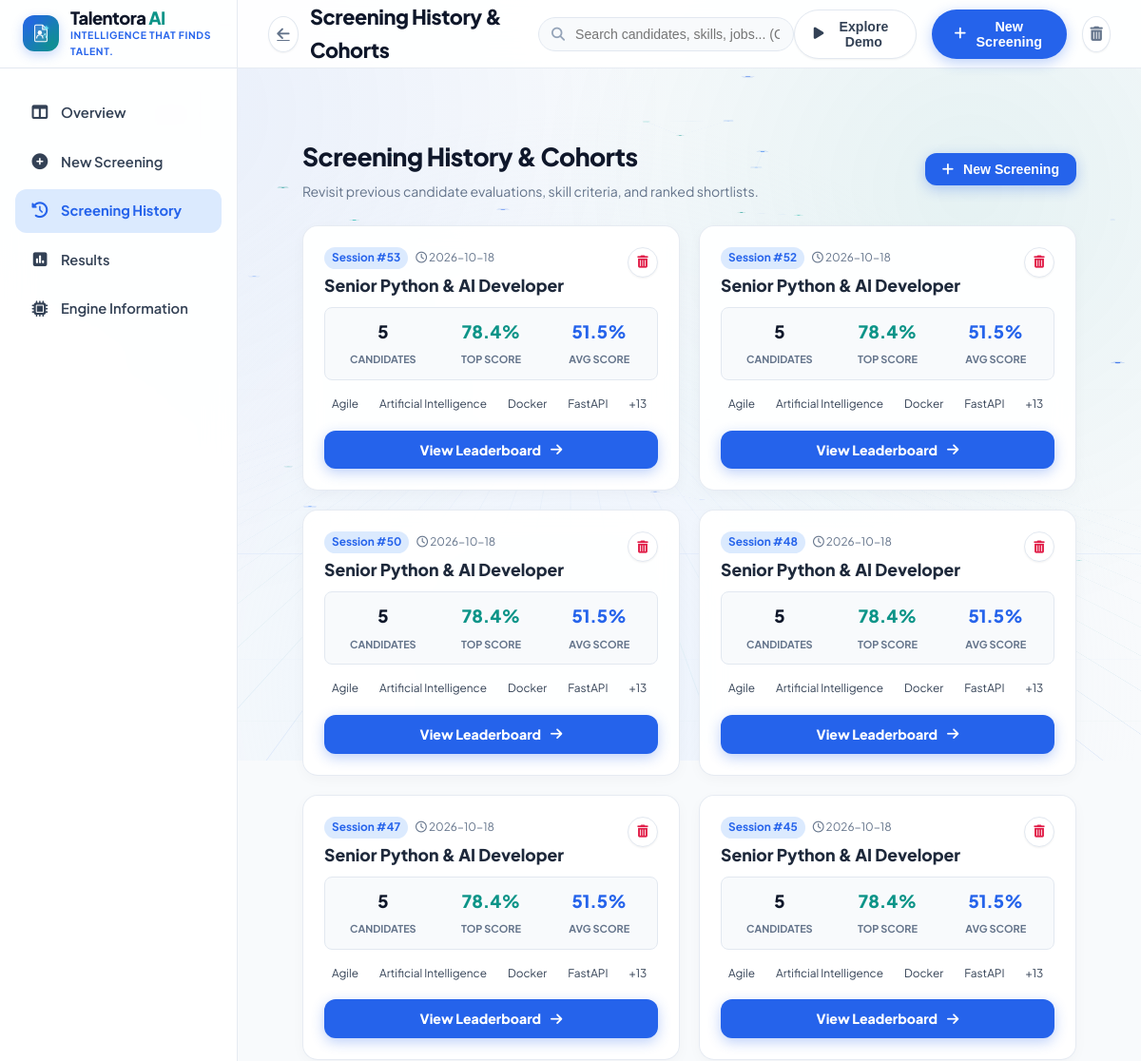
Before: /history (upper part) with the older database file.
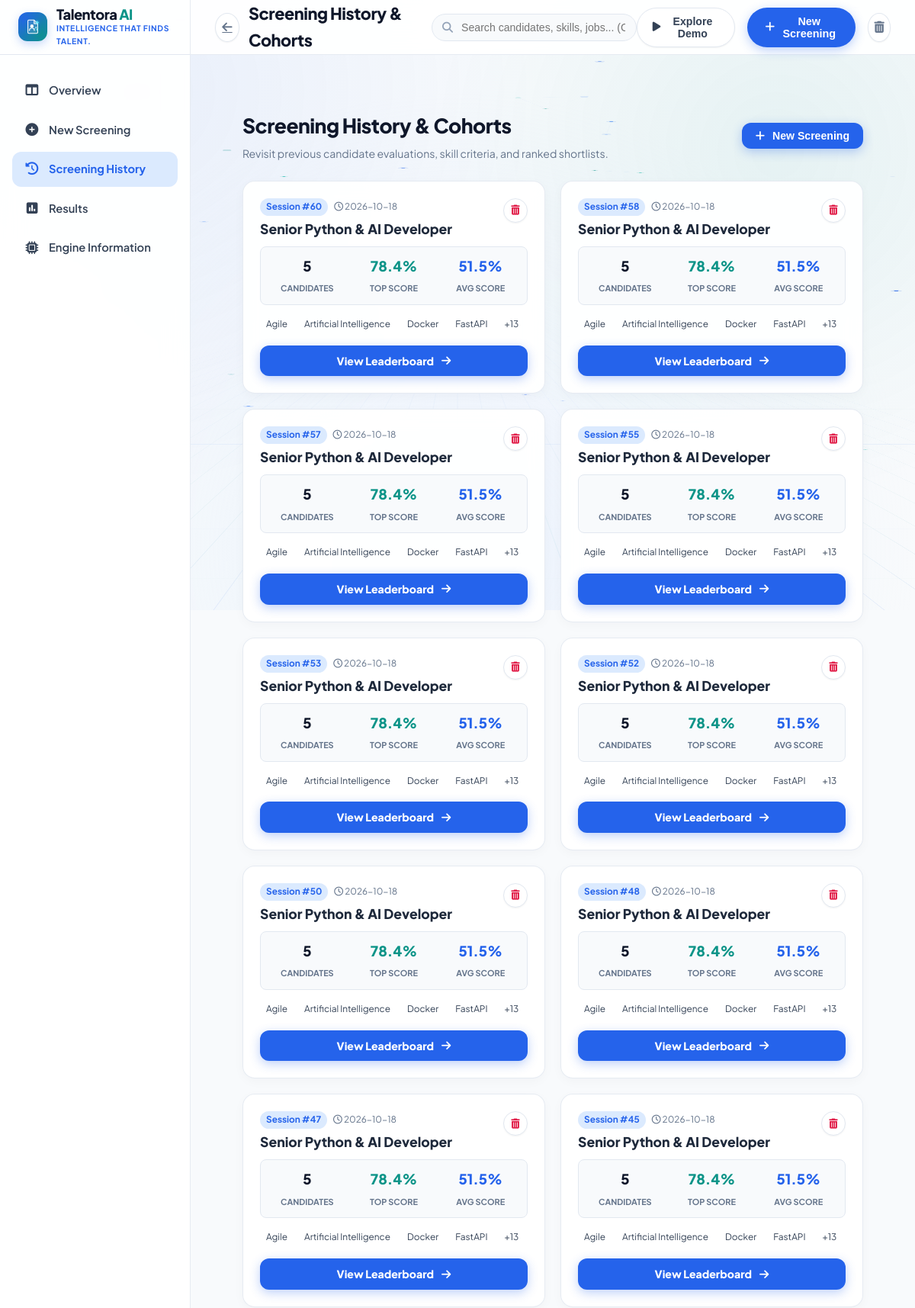
After: the same page with the newer database file.
### tables this page shows
CREATE TABLE jobs (
            id INTEGER PRIMARY KEY AUTOINCREMENT,
            job_title TEXT NOT NULL,
            job_description TEXT NOT NULL,
            required_skills TEXT,
            required_experience REAL DEFAULT 0,
            created_at TIMESTAMP DEFAULT CURRENT_TIMESTAMP
        );

### app.py (the view)
@app.route('/history')
def history():
    jobs = database.get_all_jobs()
    return render_template('history.html', jobs=jobs)

### database.py (called while the page is built)
def get_db_connection() -> sqlite3.Connection:
    os.makedirs(DB_DIR, exist_ok=True)
    conn = sqlite3.connect(DB_PATH)
    conn.row_factory = sqlite3.Row
    return conn

def get_all_jobs() -> List[Dict[str, Any]]:
    conn = get_db_connection()
    cursor = conn.cursor()
    cursor.execute("""
        SELECT j.*, COUNT(c.id) as candidate_count, MAX(c.match_score) as top_score, AVG(c.match_score) as avg_score
        FROM jobs j
        LEFT JOIN candidates c ON j.id = c.job_id
        GROUP BY j.id
        ORDER BY j.created_at DESC
    """)
    rows = cursor.fetchall()
    conn.close()
    jobs = []
    for r in rows:
        d = dict(r)
        d["required_skills"] = json.loads(d["required_skills"]) if d["required_skills"] else []
        d["avg_score"] = round(d["avg_score"], 1) if d["avg_score"] is not None else 0.0
        d["top_score"] = round(d["top_score"], 1) if d["top_score"] is not None else 0.0
        jobs.append(d)
    return jobs

### templates/history.html (shortened to what this page needs)
{% extends 'base.html' %}
{% block page_title %}Screening History &amp; Cohorts{% endblock %}
{% block content %}
<div class="history-container">
    <div style="display: flex; justify-content: space-between; align-items: center; margin-bottom: 24px; flex-wrap: wrap; gap: 16px;">
        <div>
            <h1 style="font-size: 1.65rem; font-weight: 800; color: var(--color-slate-title); letter-spacing: -0.02em; margin-bottom: 4px;">Screening History &amp; Cohorts</h1>
            <p style="font-size: 0.88rem; color: var(--color-slate-muted);">Revisit previous candidate evaluations, skill criteria, and ranked shortlists.</p>
        </div>
        <div>
            <button type="button" class="btn-primary-screen" onclick="openUploadModal()" style="padding: 9px 18px; font-size: 0.88rem; width: auto;">
                <i class="fa-solid fa-plus"></i> New Screening
            </button>
        </div>
    </div>
    {% if jobs %}
        <div style="display: grid; grid-template-columns: repeat(auto-fill, minmax(340px, 1fr)); gap: 20px;">
            {% for job in jobs %}
                <div class="card-light-panel" style="display: flex; flex-direction: column; justify-content: space-between; padding: 22px;">
                    <div>
                        <div style="display: flex; justify-content: space-between; align-items: flex-start; margin-bottom: 12px;">
                            <div>
                                <div style="display: flex; gap: 8px; align-items: center; margin-bottom: 6px;">
                                    <span style="font-size: 0.74rem; font-weight: 700; background: var(--color-soft-sky); color: var(--color-arctic-blue); padding: 2px 8px; border-radius: var(--radius-pill);">Session #{{ job.id }}</span>
                                    <span style="font-size: 0.74rem; color: var(--color-slate-muted);"><i class="fa-regular fa-clock"></i> {{ job.created_at[:10] if job.created_at else 'Recent' }}</span>
                                </div>
                                <h3 style="font-size: 1.1rem; font-weight: 800; color: var(--color-slate-heading); line-height: 1.25;">{{ job.job_title }}</h3>
                            </div>
                            <button type="button" class="btn-icon-light" title="Delete Session" onclick="deleteJob({{ job.id }})" style="color: var(--color-danger); width: 32px; height: 32px; font-size: 0.82rem;">
                                <i class="fa-solid fa-trash-can"></i>
                            </button>
                        </div>
                        <div style="display: grid; grid-template-columns: repeat(3, 1fr); gap: 8px; background: var(--color-ice-white); padding: 10px 8px; border-radius: var(--radius-sm); border: 1px solid var(--border-color); margin-bottom: 14px; text-align: center;">
                            <div>
                                <span style="font-size: 1.15rem; font-weight: 800; color: var(--color-slate-title); display: block;">{{ job.candidate_count }}</span>
                                <span style="font-size: 0.68rem; color: var(--color-slate-muted); font-weight: 700; text-transform: uppercase;">Candidates</span>
                            </div>
                            <div>
                                <span style="font-size: 1.15rem; font-weight: 800; color: var(--color-teal); display: block;">{{ job.top_score }}%</span>
                                <span style="font-size: 0.68rem; color: var(--color-slate-muted); font-weight: 700; text-transform: uppercase;">Top Score</span>
                            </div>
                            <div>
                                <span style="font-size: 1.15rem; font-weight: 800; color: var(--color-arctic-blue); display: block;">{{ job.avg_score }}%</span>
                                <span style="font-size: 0.68rem; color: var(--color-slate-muted); font-weight: 700; text-transform: uppercase;">Avg Score</span>
                            </div>
                        </div>
                        <div style="display: flex; gap: 6px; flex-wrap: wrap; margin-bottom: 16px;">
                            {% for s in job.required_skills[:4] %}
                                <span class="skill-tag-pill" style="font-size: 0.74rem; padding: 2px 8px;">{{ s }}</span>
                            {% endfor %}
                            {% if job.required_skills|length > 4 %}
                                <span class="skill-tag-more" style="font-size: 0.74rem; padding: 2px 8px;">+{{ job.required_skills|length - 4 }}</span>
                            {% endif %}
                        </div>
                    </div>
                    <div>
                        <a href="{{ url_for('view_results', job_id=job.id) }}" class="btn-primary-screen" style="text-decoration: none; font-size: 0.88rem; padding: 9px 16px;">
                            <span>View Leaderboard</span>
                            <i class="fa-solid fa-arrow-right"></i>
                        </a>
                    </div>
                </div>
            {% endfor %}
        </div>
    {% endif %}
</div>
{% endblock %}

### templates/base.html (shortened to what this page needs)
<!DOCTYPE html>
<html lang="en">
<head>
    <link rel="stylesheet" href="https://cdnjs.cloudflare.com/ajax/libs/font-awesome/6.4.0/css/all.min.css">
    <link rel="stylesheet" href="{{ url_for('static', filename='css/style.css') }}?v=7.0">
</head>
<body class="futuristic-app">
    <div class="neural-canvas-container" aria-hidden="true">
    </div>
    {% if request.endpoint == 'index' %}
        <header class="site-navbar">
            <div class="nav-container">
                <a href="{{ url_for('index') }}" class="brand-link">
                    <div class="brand-logo-glow">
                        <img src="{{ url_for('static', filename='img/talentora-logo.svg') }}" alt="Talentora AI" class="brand-logo-img">
                    </div>
                    <div class="brand-name-wrap">
                        <span class="brand-name">Talentora <span>AI</span></span>
                        <span class="brand-tag">Intelligence That Finds Talent. • AI Based Screening</span>
                    </div>
                </a>
                <nav class="nav-links-cluster">
                    <a href="#featuresSection" class="nav-anchor">
                        <i class="fa-solid fa-sparkles"></i> Features
                    </a>
                    <a href="#howItWorksSection" class="nav-anchor">
                        <i class="fa-solid fa-list-check"></i> How It Works
                    </a>
                    <a href="#scoringSection" class="nav-anchor">
                        <i class="fa-solid fa-chart-pie"></i> Scoring Model
                    </a>
                </nav>
                <div class="nav-actions-cluster">
                    <button type="button" class="btn-nav-demo" onclick="triggerSampleDemo()" title="Run instant candidate screening with sample data">
                        <i class="fa-solid fa-play"></i> Explore Demo
                    </button>
                    <a href="{{ url_for('dashboard') }}" class="btn-nav-screening">
                        <i class="fa-solid fa-bolt"></i> Start Screening
                    </a>
                </div>
            </div>
        </header>
        <main class="site-main">
            {% block landing_content %}{% endblock %}
        </main>
        <footer class="landing-footer" style="background: var(--color-pure-white); border-top: 1px solid var(--border-color); padding: 36px 32px; text-align: center; color: var(--color-slate-muted); font-size: 0.88rem; position: relative; z-index: 10;">
            <div style="max-width: 1360px; margin: 0 auto; display: flex; justify-content: space-between; align-items: center; flex-wrap: wrap; gap: 16px;">
                <div style="display: flex; align-items: center; gap: 10px;">
                    <img src="{{ url_for('static', filename='img/talentora-logo.svg') }}" alt="Talentora AI" style="width: 24px; height: 24px; border-radius: 6px;">
                    <span style="font-weight: 800; color: var(--color-slate-heading);">Talentora AI</span>
                    <span>• Intelligence That Finds Talent.</span>
                </div>
                <div style="display: flex; gap: 20px;">
                    <a href="#featuresSection" style="color: var(--color-slate-muted); text-decoration: none;">Features</a>
                    <a href="#howItWorksSection" style="color: var(--color-slate-muted); text-decoration: none;">How It Works</a>
                    <a href="{{ url_for('dashboard') }}" style="color: var(--color-arctic-blue); text-decoration: none; font-weight: 700;">Recruiter Dashboard</a>
                </div>
            </div>
        </footer>
    {% else %}
        <div class="app-shell">
            <aside class="app-sidebar">
                <div class="sidebar-brand-box">
                    <a href="{{ url_for('index') }}" class="brand-link">
                        <div class="brand-logo-glow" style="width: 38px; height: 38px;">
                            <img src="{{ url_for('static', filename='img/talentora-logo.svg') }}" alt="Talentora AI" class="brand-logo-img">
                        </div>
                        <div class="brand-name-wrap">
                            <span class="brand-name" style="font-size: 1.15rem;">Talentora <span>AI</span></span>
                            <span class="brand-tag" style="font-size: 0.65rem;">Intelligence That Finds Talent.</span>
                        </div>
                    </a>
                </div>
                <nav class="sidebar-nav-list">
                    <a href="{{ url_for('dashboard') }}" class="sidebar-nav-link {% if request.endpoint == 'dashboard' %}active{% endif %}">
                        <i class="fa-solid fa-table-columns"></i>
                        <span>Overview</span>
                    </a>
                    <a href="{{ url_for('dashboard') }}#screeningWorkflowSection" class="sidebar-nav-link" onclick="if(window.location.pathname === '/dashboard'){ document.getElementById('screeningWorkflowSection')?.scrollIntoView({behavior: 'smooth'}); }">
                        <i class="fa-solid fa-plus-circle"></i>
                        <span>New Screening</span>
                    </a>
                    <a href="{{ url_for('history') }}" class="sidebar-nav-link {% if request.endpoint == 'history' %}active{% endif %}">
                        <i class="fa-solid fa-clock-rotate-left"></i>
                        <span>Screening History</span>
                    </a>
                    <a href="{{ url_for('dashboard') }}#rankingsSection" class="sidebar-nav-link">
                        <i class="fa-solid fa-square-poll-vertical"></i>
                        <span>Results</span>
                    </a>
                    <a href="javascript:void(0)" class="sidebar-nav-link" onclick="document.getElementById('engineInfoModal').style.display='flex'">
                        <i class="fa-solid fa-microchip"></i>
                        <span>Engine Information</span>
                    </a>
                </nav>
            </aside>
            <div class="app-main-content">
                <header class="app-header">
                    <div class="header-title-wrap">
                        <a href="{{ url_for('index') }}" class="btn-icon-light" title="Back to Landing Page">
                            <i class="fa-solid fa-arrow-left"></i>
                        </a>
                        <h1 class="header-page-title">{% block page_title %}Recruiter Screening Dashboard{% endblock %}</h1>
                    </div>
                    <div class="header-search-box">
                        <i class="fa-solid fa-magnifying-glass header-search-icon"></i>
                        <input type="text" class="header-search-input" placeholder="Search candidates, skills, jobs... (Ctrl+K)" onkeyup="handleGlobalSearch(this.value)">
                    </div>
                    <div class="header-user-controls">
                        <button type="button" class="btn-nav-demo" onclick="triggerSampleDemo()" title="Run instant candidate screening with sample data">
                            <i class="fa-solid fa-play"></i> Explore Demo
                        </button>
                        <button type="button" class="btn-nav-screening" onclick="openUploadModal()">
                            <i class="fa-solid fa-plus"></i> New Screening
                        </button>
                        <button type="button" class="btn-icon-light text-muted" title="Reset Stored Data" onclick="confirmClearData()">
                            <i class="fa-solid fa-trash-can"></i>
                        </button>
                    </div>
                </header>
                <main class="workspace-page-body">
                    {% block content %}{% endblock %}
                </main>
            </div>
        </div>
    {% endif %}
</body>
</html>

Changed rows visible on the page:
added jobs: id "60", created_at "2026-10-18", job_title "Senior Python & AI Developer", candidate_count "5", top_score "78.4", avg_score "51.5", 4 "Agile" "Artificial Intelligence" "Docker" "FastAPI", required_skills|length "13"
added jobs: id "58", created_at "2026-10-18", job_title "Senior Python & AI Developer", candidate_count "5", top_score "78.4", avg_score "51.5", 4 "Agile" "Artificial Intelligence" "Docker" "FastAPI", required_skills|length "13"
added jobs: id "57", created_at "2026-10-18", job_title "Senior Python & AI Developer", candidate_count "5", top_score "78.4", avg_score "51.5", 4 "Agile" "Artificial Intelligence" "Docker" "FastAPI", required_skills|length "13"
added jobs: id "55", created_at "2026-10-18", job_title "Senior Python & AI Developer", candidate_count "5", top_score "78.4", avg_score "51.5", 4 "Agile" "Artificial Intelligence" "Docker" "FastAPI", required_skills|length "13"
